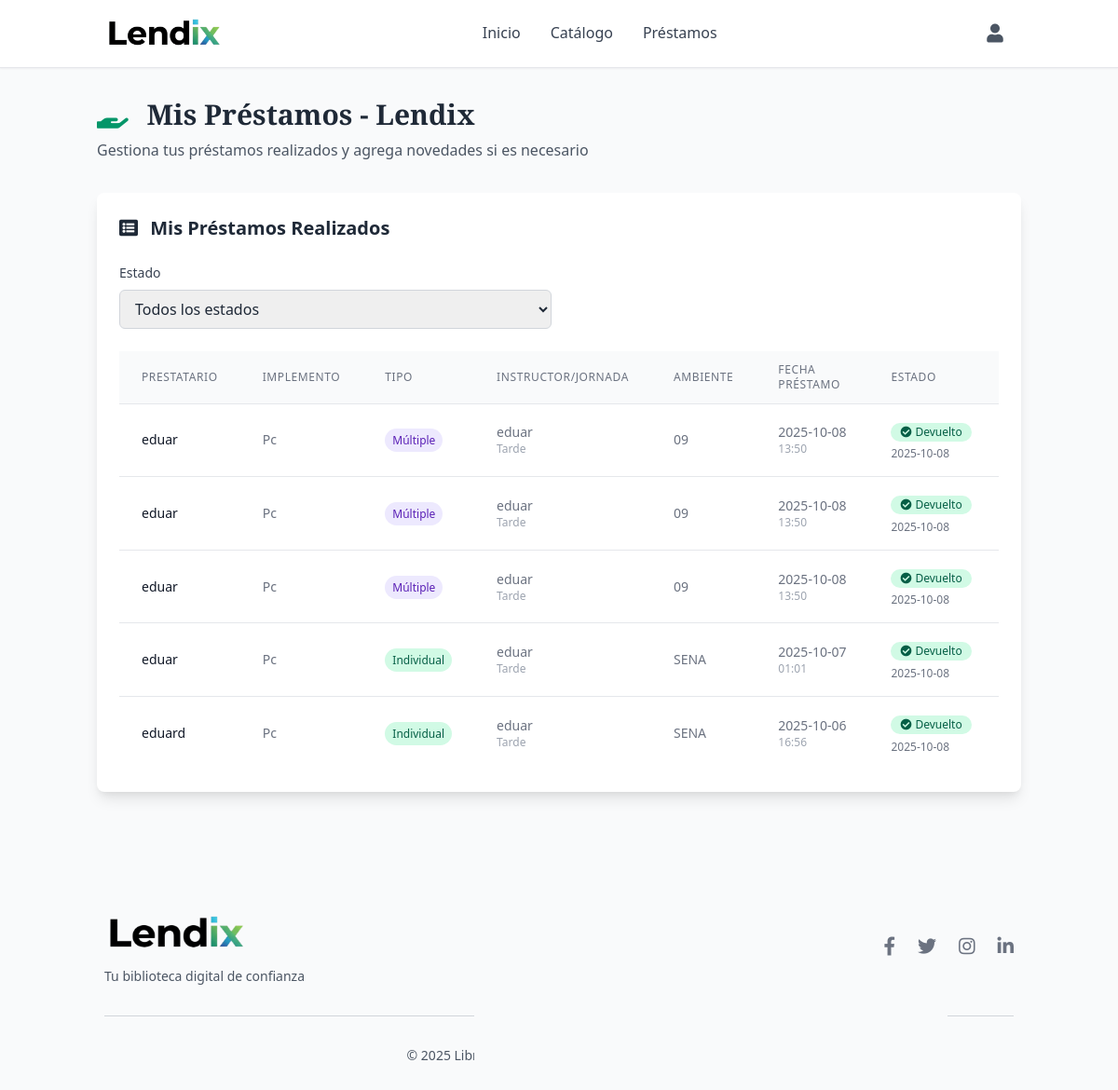
The page /admin/gestion_prestamos_instructores (signed in) on the database its author committed.
### tables this page shows
CREATE TABLE prestamos (
                id INTEGER PRIMARY KEY AUTOINCREMENT,
                fk_usuario INTEGER NOT NULL,
                fk_implemento INTEGER NOT NULL,
                tipo_prestamo TEXT NOT NULL CHECK(tipo_prestamo IN ('individual', 'multiple')),
                nombre_prestatario TEXT NOT NULL,
                ficha TEXT,
                ambiente TEXT,
                horario TEXT,
                fecha_prestamo TIMESTAMP DEFAULT CURRENT_TIMESTAMP,
                fecha_devolucion TIMESTAMP,
                novedad TEXT DEFAULT 'Ninguna',
                estado_implemento_devolucion TEXT CHECK(estado_implemento_devolucion IN ('Bueno', 'Desgaste notable', 'Dañado')),
                observaciones TEXT, instructor TEXT, jornada TEXT,
                FOREIGN KEY (fk_usuario) REFERENCES usuarios(id),
                FOREIGN KEY (fk_implemento) REFERENCES implementos(id)
            );

CREATE TABLE implementos (
                id INTEGER PRIMARY KEY AUTOINCREMENT,
                implemento TEXT NOT NULL,
                descripcion TEXT NOT NULL,
                disponibilidad INTEGER NOT NULL DEFAULT 0,
                categoria TEXT,
                imagen_url TEXT,
                estado TEXT DEFAULT 'Bueno' CHECK(estado IN ('Bueno', 'Desgaste notable', 'Dañado')),
                fecha_creacion TIMESTAMP DEFAULT CURRENT_TIMESTAMP,
                fecha_actualizacion TIMESTAMP DEFAULT CURRENT_TIMESTAMP
            );

### routes/admin.py (the view)
@admin_bp.route('/gestion_prestamos_instructores')
@login_required
def gestion_prestamos_instructores():
    if session.get('rol') not in ['instructor', 'funcionario']:
        flash('No tienes permisos para acceder a esta página', 'error')
        return redirect('/')
    conn = get_db_connection()
    try:
        filtro_estado = request.args.get('estado', 'todos')
        query = '''
            SELECT p.*, i.implemento
            FROM prestamos p
            JOIN implementos i ON p.fk_implemento = i.id
            WHERE p.fk_usuario = ?
        '''
        params = [session.get('user_id')]
        if filtro_estado == 'activos':
            query += " AND p.fecha_devolucion IS NULL"
        elif filtro_estado == 'devueltos':
            query += " AND p.fecha_devolucion IS NOT NULL"
        query += " ORDER BY p.fecha_prestamo DESC"
        prestamos = conn.execute(query, params).fetchall()
    except Exception as e:
        flash(f'Error al cargar datos: {str(e)}', 'error')
        prestamos = []
    finally:
        conn.close()
    return render_template('views/gestion_prestamos_instructores.html',
                         prestamos=prestamos,
                         filtro_estado=filtro_estado)

### app.py (called while the page is built)
@app.context_processor
def inject_user():
    return dict(
        current_user={
            'id': session.get('user_id'),
            'nombre': session.get('user_nombre'),
            'email': session.get('user_email'),
            'rol': session.get('rol'),
            'is_authenticated': 'user_id' in session
        }
    )

### routes/login.py (called while the page is built)
def login_required(view):
    from functools import wraps
    @wraps(view)
    def wrapped_view(*args, **kwargs):
        if 'user_id' not in session:
            flash('Por favor, inicie sesión para acceder a esta página', 'error')
            return redirect(url_for('login.login'))
        return view(*args, **kwargs)
    return wrapped_view

### utils/db.py (called while the page is built)
def get_db_connection():
    conn = sqlite3.connect('models/database.db')
    conn.row_factory = sqlite3.Row
    return conn

### templates/views/gestion_prestamos_instructores.html (shortened to what this page needs)
{% extends "base.html" %}
{% block content %}
<div class="container mx-auto px-4 py-8">
    <div class="max-w-7xl mx-auto">
        <div class="mb-8">
            <h1 class="text-3xl font-serif font-bold text-gray-800 mb-2">
                <i class="fas fa-hand-holding mr-3 text-green-600"></i>
                Mis Préstamos - Lendix
            </h1>
            <p class="text-gray-600">
                Gestiona tus préstamos realizados y agrega novedades si es necesario
            </p>
        </div>
        <div class="bg-white rounded-lg shadow-lg p-6">
            <h2 class="text-xl font-semibold text-gray-800 mb-6">
                <i class="fas fa-list-alt mr-2 text-orange-600"></i>
                Mis Préstamos Realizados
            </h2>
            <div class="mb-6">
                <form method="GET" action="{{ url_for('admin.gestion_prestamos_instructores') }}" class="grid grid-cols-1 md:grid-cols-2 gap-4">
                    <div>
                        <label class="block text-sm font-medium text-gray-700 mb-2">Estado</label>
                        <select name="estado" class="w-full px-3 py-2 border border-gray-300 rounded-md focus:outline-none focus:ring-2 focus:ring-orange-500 focus:border-orange-500">
                            <option value="todos" {% if filtro_estado == 'todos' %}selected{% endif %}>Todos los estados</option>
                        </select>
                    </div>
                    <div class="flex items-end">
                        <button type="submit" class="w-full bg-orange-600 text-white py-2 px-4 rounded-md hover:bg-orange-700 focus:outline-none focus:ring-2 focus:ring-orange-500 focus:ring-offset-2 transition duration-150">
                            <i class="fas fa-filter mr-2"></i>
                        </button>
                    </div>
                </form>
            </div>
            {% if prestamos %}
                <div class="overflow-x-auto">
                    <table class="min-w-full divide-y divide-gray-200">
                        <thead class="bg-gray-50">
                            <tr>
                                <th class="px-6 py-3 text-left text-xs font-medium text-gray-500 uppercase tracking-wider">
                                    Prestatario
                                </th>
                                <th class="px-6 py-3 text-left text-xs font-medium text-gray-500 uppercase tracking-wider">
                                    Implemento
                                </th>
                                <th class="px-6 py-3 text-left text-xs font-medium text-gray-500 uppercase tracking-wider">
                                    Tipo
                                </th>
                                <th class="px-6 py-3 text-left text-xs font-medium text-gray-500 uppercase tracking-wider">
                                    Instructor/Jornada
                                </th>
                                <th class="px-6 py-3 text-left text-xs font-medium text-gray-500 uppercase tracking-wider">
                                    Ambiente
                                </th>
                                <th class="px-6 py-3 text-left text-xs font-medium text-gray-500 uppercase tracking-wider">
                                    Fecha Préstamo
                                </th>
                                <th class="px-6 py-3 text-left text-xs font-medium text-gray-500 uppercase tracking-wider">
                                    Estado
                                </th>
                                <th class="px-6 py-3 text-left text-xs font-medium text-gray-500 uppercase tracking-wider">
                                </th>
                            </tr>
                        </thead>
                        <tbody class="bg-white divide-y divide-gray-200">
                            {% for prestamo in prestamos %}
                            <tr class="hover:bg-gray-50">
                                <td class="px-6 py-4 whitespace-nowrap text-sm font-medium text-gray-900">
                                    {{ prestamo.nombre_prestatario }}
                                </td>
                                <td class="px-6 py-4 whitespace-nowrap text-sm text-gray-500">
                                    {{ prestamo.implemento }}
                                </td>
                                <td class="px-6 py-4 whitespace-nowrap text-sm text-gray-500">
                                    {% if prestamo.tipo_prestamo == 'individual' %}
                                        <span class="px-2 py-1 bg-green-100 text-green-800 text-xs rounded-full">
                                            Individual
                                        </span>
                                    {% else %}
                                        <span class="px-2 py-1 bg-purple-100 text-purple-800 text-xs rounded-full">
                                            Múltiple
                                        </span>
                                    {% endif %}
                                </td>
                                <td class="px-6 py-4 whitespace-nowrap text-sm text-gray-500">
                                    {% if prestamo.instructor %}
                                        <div>{{ prestamo.instructor }}</div>
                                        {% if prestamo.jornada %}
                                            <div class="text-xs text-gray-400">{{ prestamo.jornada }}</div>
                                        {% endif %}
                                    {% else %}
                                        <div>{{ prestamo.ficha or 'N/A' }}</div>
                                        {% if prestamo.horario %}
                                            <div class="text-xs text-gray-400">{{ prestamo.horario }}</div>
                                        {% endif %}
                                    {% endif %}
                                </td>
                                <td class="px-6 py-4 whitespace-nowrap text-sm text-gray-500">
                                    {{ prestamo.ambiente or 'N/A' }}
                                </td>
                                <td class="px-6 py-4 whitespace-nowrap text-sm text-gray-500">
                                    <div>{{ prestamo.fecha_prestamo[:10] }}</div>
                                    <div class="text-xs text-gray-400">{{ prestamo.fecha_prestamo[11:16] }}</div>
                                </td>
                                <td class="px-6 py-4 whitespace-nowrap">
                                    {% if prestamo.fecha_devolucion %}
                                        <span class="inline-flex items-center px-2.5 py-0.5 rounded-full text-xs font-medium bg-green-100 text-green-800">
                                            <i class="fas fa-check-circle mr-1"></i>
                                            Devuelto
                                        </span>
                                        <div class="text-xs text-gray-500 mt-1">{{ prestamo.fecha_devolucion[:10] }}</div>
                                    {% else %}
                                        <span class="inline-flex items-center px-2.5 py-0.5 rounded-full text-xs font-medium bg-red-100 text-red-800">
                                            <i class="fas fa-clock mr-1"></i>
                                            Activo
                                        </span>
                                    {% endif %}
                                </td>
                                <td class="px-6 py-4 whitespace-nowrap text-sm text-gray-500">
                                </td>
                            </tr>
                            {% endfor %}
                        </tbody>
                    </table>
                </div>
            {% else %}
                <div class="text-center py-8">
                    <i class="fas fa-inbox text-4xl text-gray-400 mb-4"></i>
                    <p class="text-gray-500">No tienes préstamos registrados.</p>
                    <p class="text-sm text-gray-400">Ve al catálogo para realizar préstamos.</p>
                </div>
            {% endif %}
        </div>
    </div>
</div>
{% endblock %}

### static/styles.css (style rules this page uses)
:root { --zay-green: #6B8E5A; --zay-green-light: #8BB87A; --zay-green-dark: #4A6B3A; --zay-green-pale: #E8F5EC; --zay-green-vibrant: #5A8B4A; --zay-green-accent: #7AB88E; --text-primary: #1F2937; --text-secondary: #6B7280; --text-tertiary: #9CA3AF; --border-light: #E5E7EB; --shadow-soft: 0 4px 20px rgba(0, 0, 0, 0.05); --shadow-medium: 0 10px 40px rgba(0, 0, 0, 0.08); --shadow-large: 0 20px 60px rgba(0, 0, 0, 0.12); }
body { font-family: 'Open Sans', sans-serif; color: var(--text-primary); line-height: 1.6; }
.font-serif { font-family: 'Merriweather', serif; }

### rows shown on the page
prestamos: nombre_prestatario "eduar", implemento "Pc", tipo_prestamo "Múltiple", instructor "eduar", jornada "Tarde", ambiente "09", fecha_prestamo "2025-10-08", fecha_prestamo "13:50", fecha_devolucion "2025-10-08"
prestamos: nombre_prestatario "eduar", implemento "Pc", tipo_prestamo "Múltiple", instructor "eduar", jornada "Tarde", ambiente "09", fecha_prestamo "2025-10-08", fecha_prestamo "13:50", fecha_devolucion "2025-10-08"
prestamos: nombre_prestatario "eduar", implemento "Pc", tipo_prestamo "Múltiple", instructor "eduar", jornada "Tarde", ambiente "09", fecha_prestamo "2025-10-08", fecha_prestamo "13:50", fecha_devolucion "2025-10-08"
prestamos: nombre_prestatario "eduar", implemento "Pc", tipo_prestamo "Individual", instructor "eduar", jornada "Tarde", ambiente "SENA", fecha_prestamo "2025-10-07", fecha_prestamo "01:01", fecha_devolucion "2025-10-08"
prestamos: nombre_prestatario "eduard", implemento "Pc", tipo_prestamo "Individual", instructor "eduar", jornada "Tarde", ambiente "SENA", fecha_prestamo "2025-10-06", fecha_prestamo "16:56", fecha_devolucion "2025-10-08"
